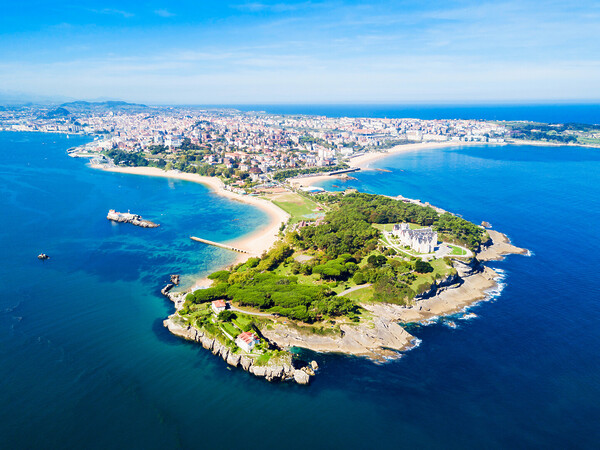
#> input picture komunikacija/KOMPRESIJA_DEKOMPRESIJA/Primer_delovanja_FLOCIC/Windows/test_2.jpeg, 600 x 450 px
$ python kompresija_cpp.py
#> lines starting #> are read from the running program, lines starting #| are printed output that depends on the picture
import cv2
import numpy as np
import compressor

img = cv2.imread("test_2.jpeg", cv2.IMREAD_GRAYSCALE)
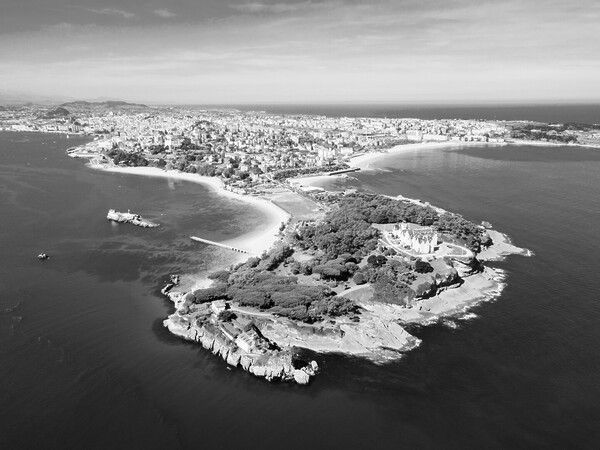
#> img: shape (450, 600); min 0, max 255, mean 123.1
assert img is not None

#> (the run stopped early here; a loop or call above may not have finished)

$ run again, with komunikacija/KOMPRESIJA_DEKOMPRESIJA/Primer_delovanja_FLOCIC/Windows/test.jpg copied over komunikacija/KOMPRESIJA_DEKOMPRESIJA/Primer_delovanja_FLOCIC/Windows/test_2.jpeg
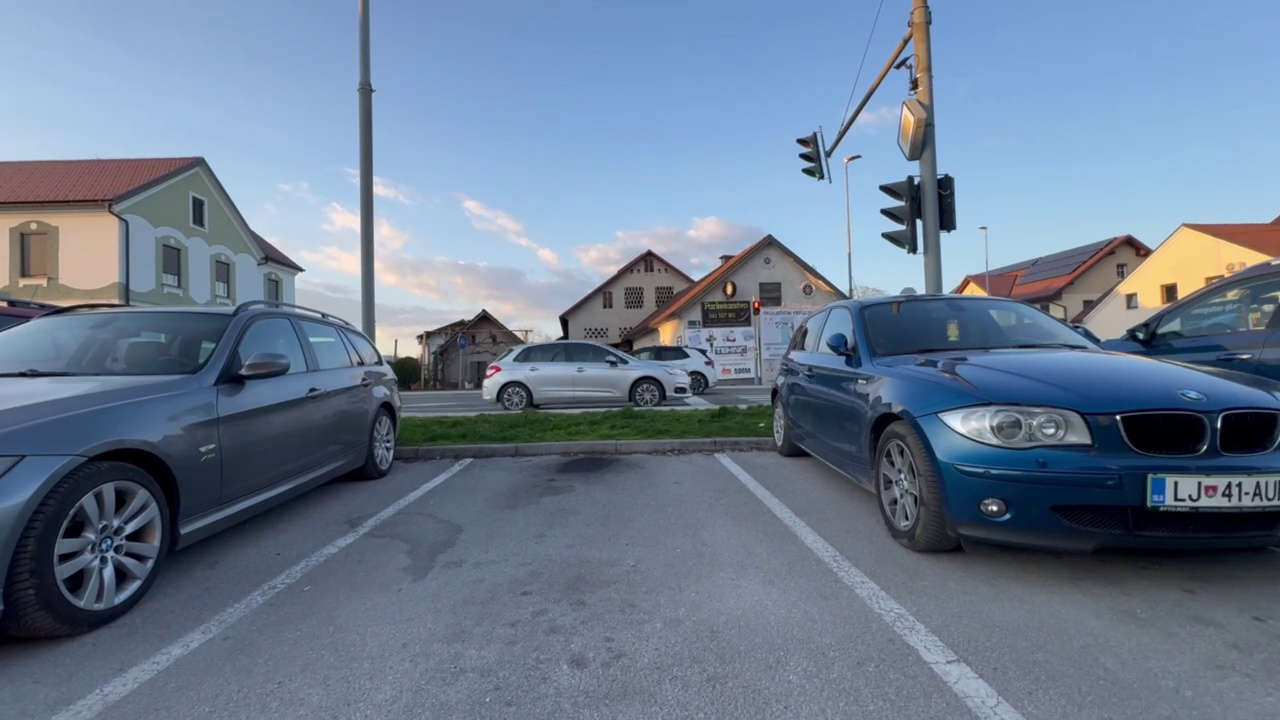
#> input picture komunikacija/KOMPRESIJA_DEKOMPRESIJA/Primer_delovanja_FLOCIC/Windows/test.jpg, 1280 x 720 px
#> `img = cv2.imread("test_2.jpeg", cv2.IMREAD_GRAYSCALE)`:
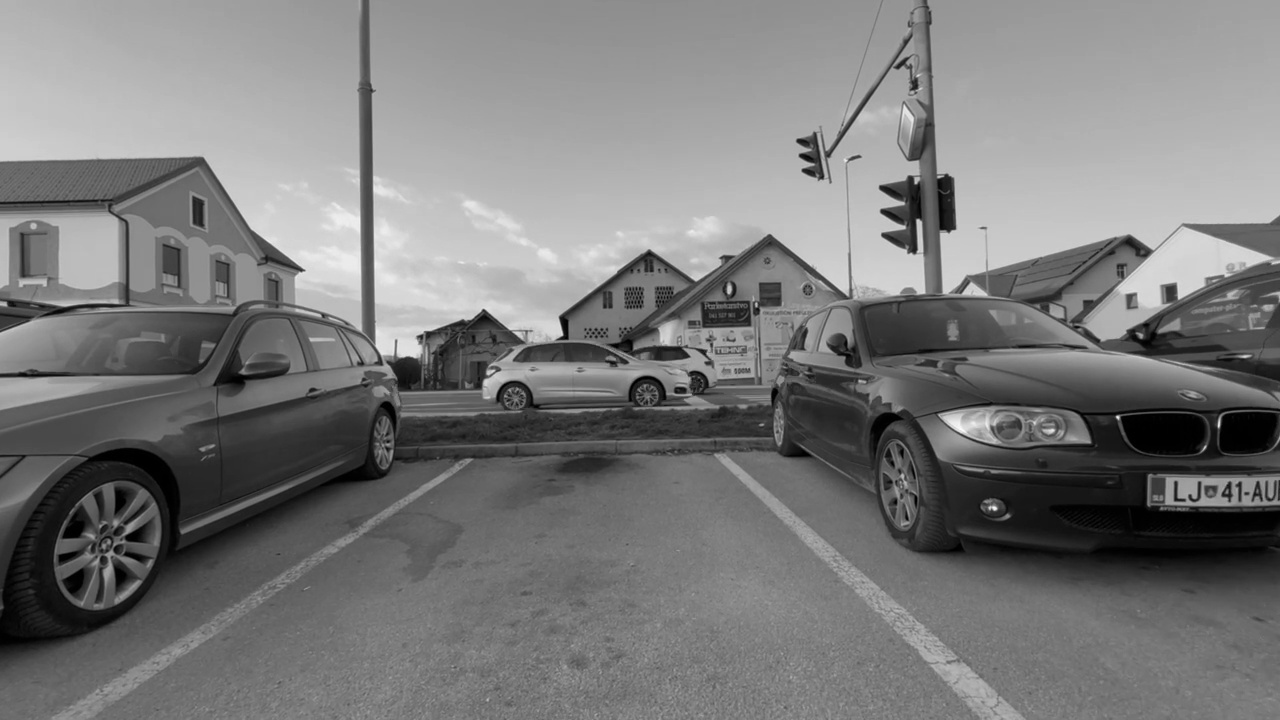
#> img: shape (720, 1280); min 0, max 252, mean 122.1
